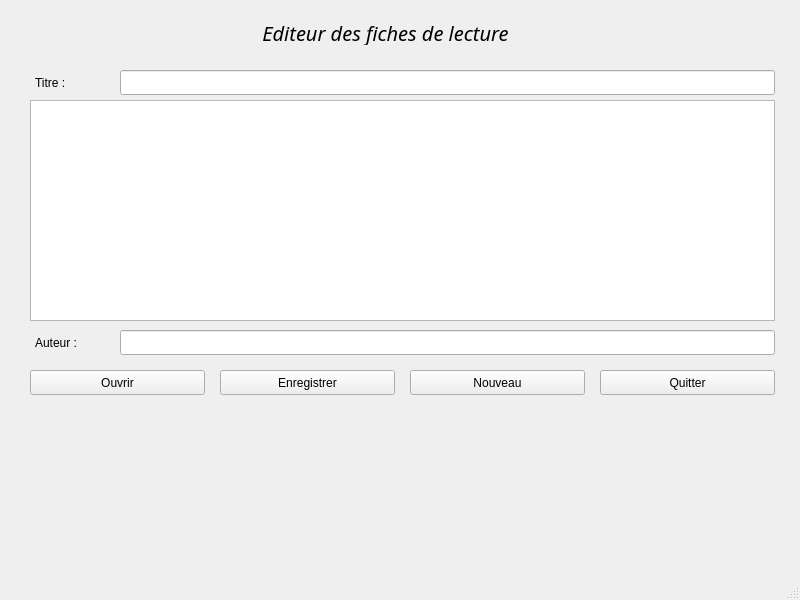
<?xml version="1.0" encoding="UTF-8"?>
<ui version="4.0">
 <class>MainWindow</class>
 <widget class="QMainWindow" name="MainWindow">
  <property name="geometry">
   <rect>
    <x>0</x>
    <y>0</y>
    <width>800</width>
    <height>600</height>
   </rect>
  </property>
  <property name="windowTitle">
   <string>MainWindow</string>
  </property>
  <widget class="QWidget" name="centralwidget">
   <widget class="QLabel" name="label">
    <property name="geometry">
     <rect>
      <x>220</x>
      <y>20</y>
      <width>331</width>
      <height>25</height>
     </rect>
    </property>
    <property name="sizePolicy">
     <sizepolicy hsizetype="Preferred" vsizetype="Preferred">
      <horstretch>2</horstretch>
      <verstretch>0</verstretch>
     </sizepolicy>
    </property>
    <property name="font">
     <font>
      <family>Purisa</family>
      <pointsize>15</pointsize>
      <weight>50</weight>
      <italic>true</italic>
      <bold>false</bold>
     </font>
    </property>
    <property name="text">
     <string>Editeur des fiches de lecture</string>
    </property>
    <property name="alignment">
     <set>Qt::AlignCenter</set>
    </property>
   </widget>
   <widget class="QLineEdit" name="Titre">
    <property name="geometry">
     <rect>
      <x>120</x>
      <y>70</y>
      <width>655</width>
      <height>25</height>
     </rect>
    </property>
   </widget>
   <widget class="QLineEdit" name="Auteur">
    <property name="geometry">
     <rect>
      <x>120</x>
      <y>330</y>
      <width>655</width>
      <height>25</height>
     </rect>
    </property>
   </widget>
   <widget class="QLabel" name="label_2">
    <property name="geometry">
     <rect>
      <x>35</x>
      <y>70</y>
      <width>67</width>
      <height>25</height>
     </rect>
    </property>
    <property name="text">
     <string>Titre :</string>
    </property>
   </widget>
   <widget class="QLabel" name="label_3">
    <property name="geometry">
     <rect>
      <x>35</x>
      <y>330</y>
      <width>67</width>
      <height>25</height>
     </rect>
    </property>
    <property name="text">
     <string>Auteur :</string>
    </property>
   </widget>
   <widget class="QPushButton" name="pushOuvrir">
    <property name="geometry">
     <rect>
      <x>30</x>
      <y>370</y>
      <width>175</width>
      <height>25</height>
     </rect>
    </property>
    <property name="text">
     <string>Ouvrir</string>
    </property>
   </widget>
   <widget class="QPushButton" name="pushEnregistrer">
    <property name="geometry">
     <rect>
      <x>220</x>
      <y>370</y>
      <width>175</width>
      <height>25</height>
     </rect>
    </property>
    <property name="text">
     <string>Enregistrer</string>
    </property>
   </widget>
   <widget class="QPushButton" name="pushNouveau">
    <property name="geometry">
     <rect>
      <x>410</x>
      <y>370</y>
      <width>175</width>
      <height>25</height>
     </rect>
    </property>
    <property name="text">
     <string>Nouveau</string>
    </property>
   </widget>
   <widget class="QPushButton" name="pushQuitter">
    <property name="geometry">
     <rect>
      <x>600</x>
      <y>370</y>
      <width>175</width>
      <height>25</height>
     </rect>
    </property>
    <property name="text">
     <string>Quitter</string>
    </property>
   </widget>
   <widget class="QTextEdit" name="texte">
    <property name="geometry">
     <rect>
      <x>30</x>
      <y>100</y>
      <width>745</width>
      <height>221</height>
     </rect>
    </property>
   </widget>
  </widget>
  <widget class="QMenuBar" name="menubar">
   <property name="geometry">
    <rect>
     <x>0</x>
     <y>0</y>
     <width>800</width>
     <height>22</height>
    </rect>
   </property>
  </widget>
  <widget class="QStatusBar" name="statusbar"/>
  <action name="actionvv">
   <property name="text">
    <string>vv</string>
   </property>
  </action>
 </widget>
 <resources/>
 <connections/>
</ui>
